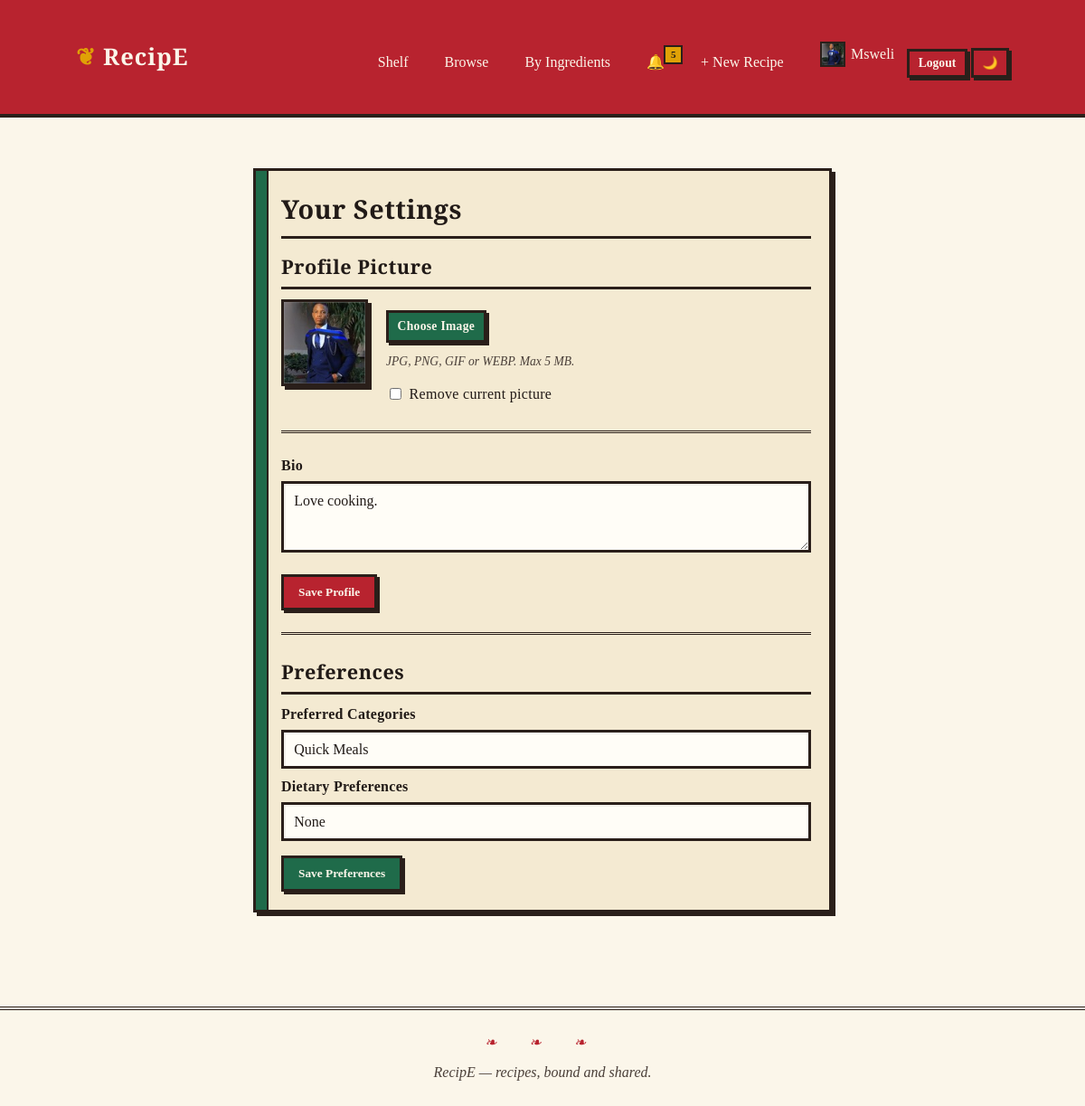
/users/settings (signed in), run on the app's committed database.
### app/models/user.py (models this page shows, shortened)
class User(db.Model, UserMixin):
    __tablename__ = "users"
    id = db.Column(db.Integer, primary_key=True)
    username = db.Column(db.String(50), unique=True, nullable=False, index=True)
    email = db.Column(db.String(120), unique=True, nullable=False, index=True)
    password_hash = db.Column(db.String(255), nullable=False)
    bio = db.Column(db.Text, default="")
    avatar = db.Column(db.String(255), default="")
    is_active = db.Column(db.Boolean, default=True)
    created_at = db.Column(db.DateTime, default=datetime.utcnow)
    recipes = db.relationship("Recipe", backref="author", lazy="dynamic",
                              cascade="all, delete-orphan")
    comments = db.relationship("Comment", backref="author", lazy="dynamic",
                               cascade="all, delete-orphan")
    reactions = db.relationship("Reaction", backref="user", lazy="dynamic",
                                cascade="all, delete-orphan")
    preference = db.relationship("UserPreference", backref="user", uselist=False,
                                 cascade="all, delete-orphan")
    following = db.relationship(
        "Follow", foreign_keys="Follow.follower_id",
        backref="follower", lazy="dynamic", cascade="all, delete-orphan"
    )
    followers = db.relationship(
        "Follow", foreign_keys="Follow.followed_id",
        backref="followed", lazy="dynamic", cascade="all, delete-orphan"
    )
    notifications = db.relationship(
        "Notification", foreign_keys="Notification.user_id",
        back_populates="user", lazy="dynamic", cascade="all, delete-orphan"
    )

class UserPreference(db.Model):
    __tablename__ = "user_preferences"
    id = db.Column(db.Integer, primary_key=True)
    user_id = db.Column(db.Integer, db.ForeignKey("users.id"), unique=True, nullable=False)
    categories = db.Column(db.Text, default="")
    dietary = db.Column(db.Text, default="")
    updated_at = db.Column(db.DateTime, default=datetime.utcnow, onupdate=datetime.utcnow)
    def get_categories(self):
        return [c.strip() for c in (self.categories or "").split(",") if c.strip()]
    def get_dietary(self):
        return [d.strip() for d in (self.dietary or "").split(",") if d.strip()]

### app/routes/users.py (the view)
@users_bp.get("/settings")
@login_required
def settings_page():
    prefs = current_user.preference
    if prefs is None:
        from app.models import UserPreference
        prefs = UserPreference(user_id=current_user.id)
    return render_template("settings.html", prefs=prefs)

### app/models/user.py (called while the page is built)
@login_manager.user_loader
def load_user(user_id):
    return User.query.get(int(user_id))

### app/templates/settings.html (shortened to what this page needs)
{% extends "base.html" %}
{% block content %}
<div class="card card--forest" style="max-width:640px;margin:2rem auto;">
  <h2>Your Settings</h2>
  <form method="post" action="{{ url_for('users.update_me') }}" data-settings-form enctype="multipart/form-data">
    <h3>Profile Picture</h3>
    <div class="avatar-upload">
      <div class="avatar-upload__preview">
        {% if current_user.avatar %}
          <img id="avatar-preview"
               src="{{ url_for('static', filename='uploads/' ~ current_user.avatar) }}"
               alt="Current avatar" />
        {% else %}
          <div id="avatar-preview" class="avatar-placeholder">{{ current_user.username[:1]|upper }}</div>
        {% endif %}
      </div>
      <div class="avatar-upload__controls">
        <label for="avatar" class="btn btn--sm btn--green">Choose Image</label>
        <p class="muted" style="margin-top:.35rem;font-size:.85rem;">
          JPG, PNG, GIF or WEBP. Max 5 MB.
        </p>
        {% if current_user.avatar %}
          <label style="margin-top:.35rem;display:flex;align-items:center;gap:.35rem;font-weight:400;cursor:pointer;">
            <input type="checkbox" name="remove_avatar" value="1" style="width:auto;" />
            Remove current picture
          </label>
        {% endif %}
      </div>
    </div>
    <hr class="divider" />
    <label for="bio">Bio</label>
    <textarea id="bio" name="bio" rows="3">{{ current_user.bio }}</textarea>
    <button class="btn btn--primary mt-2" type="submit">Save Profile</button>
  </form>
  <hr class="divider" />
  <form method="post" action="{{ url_for('users.update_preferences') }}" data-prefs-form>
    <h3>Preferences</h3>
    <label for="categories">Preferred Categories</label>
    <input id="categories" name="categories"
           value="{{ prefs.get_categories()|join(', ') }}"
           placeholder="Desserts, Vegan, Quick Meals" />
    <label for="dietary">Dietary Preferences</label>
    <input id="dietary" name="dietary"
           value="{{ prefs.get_dietary()|join(', ') }}"
           placeholder="Vegetarian, Gluten-Free" />
    <button class="btn btn--green mt-2" type="submit">Save Preferences</button>
  </form>
</div>
{% endblock %}

### app/templates/base.html (shortened to what this page needs)
<!DOCTYPE html>
<html lang="en">
<head>
  <link rel="stylesheet" href="{{ url_for('static', filename='css/style.css') }}" />
</head>
<body data-authed="{{ 'true' if current_user.is_authenticated else 'false' }}"
      data-user-id="{{ current_user.id if current_user.is_authenticated else '' }}">
  <header class="site-header">
    <div class="container">
      <a class="brand" href="{{ url_for('feed.dashboard') }}">RecipE</a>
      <nav class="site-nav" data-nav>
        <a href="{{ url_for('feed.dashboard') }}">Shelf</a>
        <a href="{{ url_for('recipes.list_recipes_page') }}">Browse</a>
        <a href="{{ url_for('recipes.by_ingredients_page') }}">By Ingredients</a>
        {% if current_user.is_authenticated %}
          <a href="{{ url_for('notifications.list_page') }}" class="nav-bell" title="Notifications">
    🔔<span class="nav-bell__badge" data-notif-badge hidden></span>
          </a>
          <a href="{{ url_for('recipes.new_recipe_page') }}">+ New Recipe</a>
          <a href="{{ url_for('users.profile_page', username=current_user.username) }}" class="nav-avatar">
            {% if current_user.avatar %}
              <img src="{{ url_for('static', filename='uploads/' ~ current_user.avatar) }}"
                   alt="{{ current_user.username }}" />
            {% else %}
              <span class="avatar-placeholder--sm">{{ current_user.username[:1]|upper }}</span>
            {% endif %}
            {{ current_user.username }}
          </a>
          <form action="{{ url_for('auth.logout') }}" method="post" style="display:inline">
            <button class="btn btn--sm btn--primary" type="submit">Logout</button>
          </form>
          <button class="btn btn--sm btn--ghost theme-toggle" data-theme-toggle title="Toggle theme">🌙</button>
        {% else %}
          <a href="{{ url_for('auth.login_page') }}">Login</a>
          <a href="{{ url_for('auth.register_page') }}">Register</a>
        {% endif %}
      </nav>
    </div>
  </header>
  <main class="container">
    {% block content %}{% endblock %}
  </main>
  <footer class="site-footer">
    RecipE — recipes, bound and shared.
  </footer>
</body>
</html>

### app/static/css/style.css (style rules this page uses)
:root { --paper: #fbf6ea; --paper-2: #f4ead2; --ink: #211a17; --ink-soft: #4a3f39; --crimson: #b8232f; --mustard: #e0a106; --forest: #1f6b4a; --plum: #6c2a6b; --teal: #106a72; --line: #2a1f1a; --shadow: 4px 4px 0 0 var(--line); }
* { box-sizing: border-box; }
html, body { margin: 0; padding: 0; background: var(--paper); color: var(--ink); font-family: "Georgia", "Iowan Old Style", "Times New Roman", serif; font-size: 16px; line-height: 1.55; }
h1, h2, h3, h4 { font-family: "Playfair Display", "Georgia", serif; letter-spacing: 0.5px; margin: 0 0 .5em; color: var(--ink); border-bottom: 3px solid var(--line); padding-bottom: .25em; }
h2 { font-size: 1.8rem; }
h3 { font-size: 1.35rem; }
a { color: var(--crimson); text-decoration: underline; text-underline-offset: 3px; }
.container { max-width: 1080px; margin: 0 auto; padding: 1.5rem; }
.site-header { background: var(--crimson); color: var(--paper); border-bottom: 4px solid var(--line); padding: 1rem 0; }
.site-header .container { display: flex; align-items: center; justify-content: space-between; }
.site-header .brand { font-family: "Playfair Display", serif; font-size: 1.6rem; font-weight: 700; color: var(--paper); text-decoration: none; letter-spacing: 1px; }
.site-header .brand::before { content: "❦ "; color: var(--mustard); }
.site-nav a { color: var(--paper); margin-left: 1rem; text-decoration: none; border: 2px solid transparent; padding: .25rem .5rem; }
.card { background: var(--paper-2); border: 3px solid var(--line); box-shadow: var(--shadow); padding: 1.25rem 1.25rem 1.25rem 1.75rem; margin-bottom: 1.5rem; position: relative; }
.card::before { content: ""; position: absolute; left: 0; top: 0; bottom: 0; width: 12px; background: var(--crimson); border-right: 2px solid var(--line); }
.card--forest::before { background: var(--forest); }
.btn { display: inline-block; padding: .55rem 1rem; background: var(--mustard); color: var(--ink); border: 3px solid var(--line); font-family: inherit; font-weight: 700; text-decoration: none; cursor: pointer; box-shadow: 3px 3px 0 0 var(--line); transition: transform .05s ease; }
.btn--primary { background: var(--crimson); color: var(--paper); }
.btn--green { background: var(--forest); color: var(--paper); }
.btn--ghost { background: transparent; color: var(--ink); }
.btn--sm { padding: .3rem .6rem; font-size: .85rem; }
input, textarea, select { width: 100%; padding: .6rem .7rem; border: 3px solid var(--line); background: #fffdf7; font-family: inherit; font-size: 1rem; color: var(--ink); box-shadow: inset 2px 2px 0 0 rgba(0,0,0,.05); }
label { display: block; font-weight: 700; margin: .5rem 0 .25rem; letter-spacing: .3px; }
.site-footer { margin-top: 3rem; border-top: 4px double var(--line); padding: 1.5rem; text-align: center; font-style: italic; color: var(--ink-soft); }
.site-footer::before { content: "❧ ❧ ❧"; display: block; color: var(--crimson); margin-bottom: .5rem; letter-spacing: 1rem; }
.muted { color: var(--ink-soft); font-style: italic; }
.mt-2 { margin-top: 1rem; }
.avatar-upload { display: flex; align-items: flex-start; gap: 1.25rem; margin: .5rem 0 .5rem; }
.avatar-upload__preview img, .avatar-upload__preview .avatar-placeholder { width: 96px; height: 96px; border: 3px solid var(--line); box-shadow: var(--shadow); object-fit: cover; }
.avatar-upload__controls { flex: 1; padding-top: .25rem; }
.nav-avatar { display: inline-flex; align-items: center; gap: .4rem; }
.nav-avatar img, .nav-avatar .avatar-placeholder--sm { width: 28px; height: 28px; border: 2px solid var(--line); object-fit: cover; vertical-align: middle; }
.divider { border: none; border-top: 3px double var(--line); margin: 1.5rem 0; }
.nav-bell { position: relative; text-decoration: none; }
.nav-bell__badge { position: absolute; top: -6px; right: -8px; background: var(--mustard); color: var(--ink); border: 2px solid var(--line); font-size: .7rem; font-weight: 700; padding: 0 .35rem; min-width: 18px; text-align: center; }

### data on the page
User: avatar (picture), username "Msweli", bio "Love cooking."
UserPreference: categories "Quick Meals", dietary "None"
